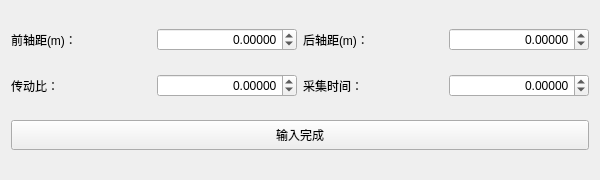
<?xml version="1.0" encoding="UTF-8"?>
<ui version="4.0">
 <class>steeringWhile</class>
 <widget class="QWidget" name="steeringWhile">
  <property name="geometry">
   <rect>
    <x>0</x>
    <y>0</y>
    <width>600</width>
    <height>180</height>
   </rect>
  </property>
  <property name="minimumSize">
   <size>
    <width>600</width>
    <height>180</height>
   </size>
  </property>
  <property name="maximumSize">
   <size>
    <width>600</width>
    <height>180</height>
   </size>
  </property>
  <property name="windowTitle">
   <string>方向盘转角参数设定</string>
  </property>
  <layout class="QVBoxLayout" name="verticalLayout">
   <item>
    <layout class="QHBoxLayout" name="horizontalLayout_11">
     <item>
      <layout class="QHBoxLayout" name="horizontalLayout_3">
       <item>
        <widget class="QLabel" name="label_3">
         <property name="text">
          <string>前轴距(m)：</string>
         </property>
        </widget>
       </item>
       <item>
        <widget class="QDoubleSpinBox" name="fWheelBase">
         <property name="minimumSize">
          <size>
           <width>100</width>
           <height>0</height>
          </size>
         </property>
         <property name="alignment">
          <set>Qt::AlignRight|Qt::AlignTrailing|Qt::AlignVCenter</set>
         </property>
         <property name="decimals">
          <number>5</number>
         </property>
         <property name="minimum">
          <double>-1000000.000000000000000</double>
         </property>
         <property name="maximum">
          <double>1000000.000000000000000</double>
         </property>
        </widget>
       </item>
      </layout>
     </item>
     <item>
      <layout class="QHBoxLayout" name="horizontalLayout_4">
       <item>
        <widget class="QLabel" name="label_4">
         <property name="text">
          <string>后轴距(m)：</string>
         </property>
        </widget>
       </item>
       <item>
        <widget class="QDoubleSpinBox" name="rWheelBase">
         <property name="minimumSize">
          <size>
           <width>100</width>
           <height>0</height>
          </size>
         </property>
         <property name="alignment">
          <set>Qt::AlignRight|Qt::AlignTrailing|Qt::AlignVCenter</set>
         </property>
         <property name="decimals">
          <number>5</number>
         </property>
         <property name="minimum">
          <double>-1000000.000000000000000</double>
         </property>
         <property name="maximum">
          <double>1000000.000000000000000</double>
         </property>
        </widget>
       </item>
      </layout>
     </item>
    </layout>
   </item>
   <item>
    <layout class="QHBoxLayout" name="horizontalLayout_12">
     <item>
      <layout class="QHBoxLayout" name="horizontalLayout_7">
       <item>
        <widget class="QLabel" name="label_7">
         <property name="text">
          <string>传动比：</string>
         </property>
        </widget>
       </item>
       <item>
        <widget class="QDoubleSpinBox" name="driveRatio">
         <property name="minimumSize">
          <size>
           <width>100</width>
           <height>0</height>
          </size>
         </property>
         <property name="alignment">
          <set>Qt::AlignRight|Qt::AlignTrailing|Qt::AlignVCenter</set>
         </property>
         <property name="decimals">
          <number>5</number>
         </property>
         <property name="minimum">
          <double>-1000000.000000000000000</double>
         </property>
         <property name="maximum">
          <double>1000000.000000000000000</double>
         </property>
        </widget>
       </item>
      </layout>
     </item>
     <item>
      <layout class="QHBoxLayout" name="horizontalLayout_8">
       <item>
        <widget class="QLabel" name="label_8">
         <property name="text">
          <string>采集时间：</string>
         </property>
        </widget>
       </item>
       <item>
        <widget class="QDoubleSpinBox" name="collectionTime">
         <property name="minimumSize">
          <size>
           <width>100</width>
           <height>0</height>
          </size>
         </property>
         <property name="alignment">
          <set>Qt::AlignRight|Qt::AlignTrailing|Qt::AlignVCenter</set>
         </property>
         <property name="decimals">
          <number>5</number>
         </property>
         <property name="minimum">
          <double>-1000000.000000000000000</double>
         </property>
         <property name="maximum">
          <double>1000000.000000000000000</double>
         </property>
        </widget>
       </item>
      </layout>
     </item>
    </layout>
   </item>
   <item>
    <widget class="QPushButton" name="sw_finish">
     <property name="minimumSize">
      <size>
       <width>0</width>
       <height>30</height>
      </size>
     </property>
     <property name="styleSheet">
      <string notr="true">alternate-background-color: rgb(0, 255, 255);
gridline-color: rgb(255, 255, 0);</string>
     </property>
     <property name="text">
      <string>输入完成</string>
     </property>
    </widget>
   </item>
  </layout>
 </widget>
 <resources/>
 <connections/>
</ui>
